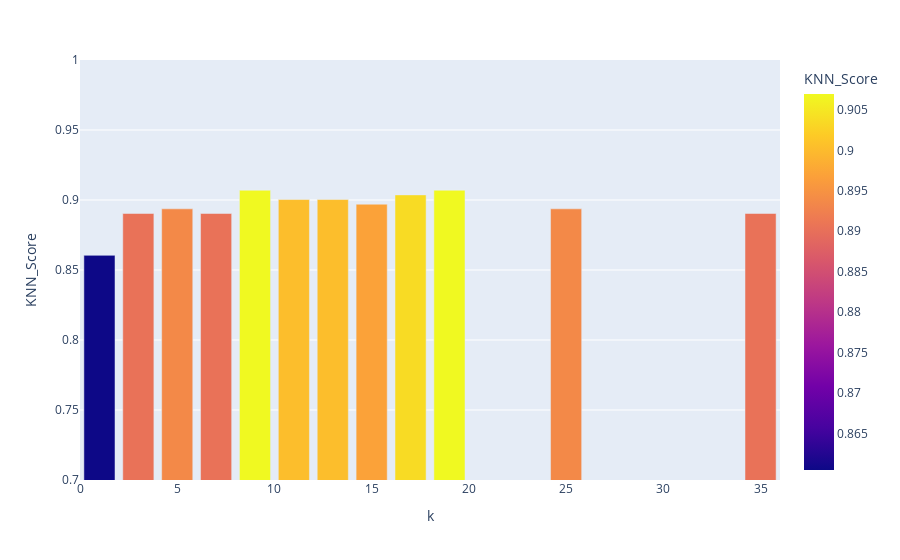

The code cell stored with this chart in its notebook:
### Code cell
fig = px.bar( KNNScore, x = 'k', y = 'KNN_Score', color='KNN_Score', range_y=[0.7,1.0])
fig.show()

### Figure 1 — Plotly figure (JSON) as saved in the notebook; plotly's stock layout.template omitted (floating-point values rounded to 4 significant figures)
{"data": [{"alignmentgroup": "True", "hovertemplate": "k=%{x}<br>KNN_Score=%{marker.color}<extra></extra>", "legendgroup": "", "marker": {"color": [0.8605, 0.8904, 0.8937, 0.8904, 0.907, 0.9003, 0.9003, 0.897, 0.9037, 0.907, 0.8937, 0.8904], "coloraxis": "coloraxis", "pattern": {"shape": ""}}, "name": "", "offsetgroup": "", "orientation": "v", "showlegend": false, "textposition": "auto", "type": "bar", "x": [1, 3, 5, 7, 9, 11, 13, 15, 17, 19, 25, 35], "xaxis": "x", "y": [0.8605, 0.8904, 0.8937, 0.8904, 0.907, 0.9003, 0.9003, 0.897, 0.9037, 0.907, 0.8937, 0.8904], "yaxis": "y"}], "layout": {"barmode": "relative", "coloraxis": {"colorbar": {"title": {"text": "KNN_Score"}}, "colorscale": [[0, "#0d0887"], [0.1111, "#46039f"], [0.2222, "#7201a8"], [0.3333, "#9c179e"], [0.4444, "#bd3786"], [0.5556, "#d8576b"], [0.6667, "#ed7953"], [0.7778, "#fb9f3a"], [0.8889, "#fdca26"], [1, "#f0f921"]]}, "legend": {"tracegroupgap": 0}, "margin": {"t": 60}, "xaxis": {"anchor": "y", "domain": [0, 1], "title": {"text": "k"}}, "yaxis": {"anchor": "x", "domain": [0, 1], "range": [0.7, 1], "title": {"text": "KNN_Score"}}}}
